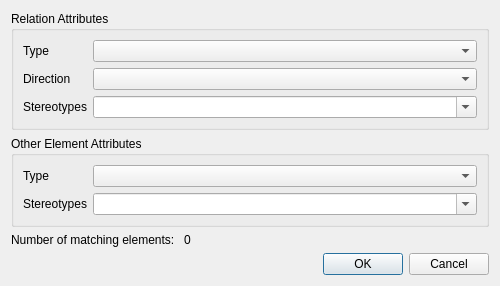
<?xml version="1.0" encoding="UTF-8"?>
<ui version="4.0">
 <class>AddRelatedElementsDialog</class>
 <widget class="QDialog" name="AddRelatedElementsDialog">
  <property name="sizePolicy">
   <sizepolicy hsizetype="MinimumExpanding" vsizetype="Fixed">
    <horstretch>0</horstretch>
    <verstretch>0</verstretch>
   </sizepolicy>
  </property>
  <property name="minimumSize">
   <size>
    <width>500</width>
    <height>0</height>
   </size>
  </property>
  <property name="windowTitle">
   <string>Dialog</string>
  </property>
  <layout class="QVBoxLayout" name="verticalLayout_3">
   <item>
    <widget class="QGroupBox" name="relationBox">
     <property name="title">
      <string>Relation Attributes</string>
     </property>
     <layout class="QVBoxLayout" name="verticalLayout">
      <item>
       <layout class="QFormLayout" name="formLayout">
        <item row="0" column="0">
         <widget class="QLabel" name="RelationTypeLabel">
          <property name="text">
           <string>Type</string>
          </property>
         </widget>
        </item>
        <item row="0" column="1">
         <widget class="QComboBox" name="RelationTypeCombobox"/>
        </item>
        <item row="1" column="0">
         <widget class="QLabel" name="DirectionLabel">
          <property name="text">
           <string>Direction</string>
          </property>
         </widget>
        </item>
        <item row="1" column="1">
         <widget class="QComboBox" name="DirectionCombobox"/>
        </item>
        <item row="2" column="0">
         <widget class="QLabel" name="StereotypesLabel">
          <property name="text">
           <string>Stereotypes</string>
          </property>
         </widget>
        </item>
        <item row="2" column="1">
         <widget class="QComboBox" name="StereotypesCombobox">
          <property name="editable">
           <bool>true</bool>
          </property>
         </widget>
        </item>
       </layout>
      </item>
     </layout>
    </widget>
   </item>
   <item>
    <widget class="QGroupBox" name="elementBox">
     <property name="title">
      <string>Other Element Attributes</string>
     </property>
     <layout class="QVBoxLayout" name="verticalLayout_2">
      <item>
       <layout class="QFormLayout" name="formLayout_2">
        <item row="1" column="0">
         <widget class="QLabel" name="ElementTypeLabel">
          <property name="text">
           <string>Type</string>
          </property>
         </widget>
        </item>
        <item row="2" column="0">
         <widget class="QLabel" name="ElementStereotypesLabel">
          <property name="text">
           <string>Stereotypes</string>
          </property>
         </widget>
        </item>
        <item row="2" column="1">
         <widget class="QComboBox" name="ElementStereotypesCombobox">
          <property name="editable">
           <bool>true</bool>
          </property>
         </widget>
        </item>
        <item row="1" column="1">
         <widget class="QComboBox" name="ElementTypeComboBox">
          <property name="editable">
           <bool>false</bool>
          </property>
         </widget>
        </item>
       </layout>
      </item>
     </layout>
    </widget>
   </item>
   <item>
    <layout class="QFormLayout" name="formLayout_3">
     <item row="0" column="0">
      <widget class="QLabel" name="NumberOfMatchingElementsLabel">
       <property name="text">
        <string>Number of matching elements: </string>
       </property>
      </widget>
     </item>
     <item row="0" column="1">
      <widget class="QLabel" name="NumberOfMatchingElementsValue">
       <property name="text">
        <string>0</string>
       </property>
      </widget>
     </item>
    </layout>
   </item>
   <item>
    <spacer name="verticalSpacer">
     <property name="orientation">
      <enum>Qt::Vertical</enum>
     </property>
     <property name="sizeType">
      <enum>QSizePolicy::MinimumExpanding</enum>
     </property>
     <property name="sizeHint" stdset="0">
      <size>
       <width>0</width>
       <height>0</height>
      </size>
     </property>
    </spacer>
   </item>
   <item>
    <widget class="QDialogButtonBox" name="buttonBox">
     <property name="orientation">
      <enum>Qt::Horizontal</enum>
     </property>
     <property name="standardButtons">
      <set>QDialogButtonBox::Cancel|QDialogButtonBox::Ok</set>
     </property>
    </widget>
   </item>
  </layout>
 </widget>
 <resources/>
 <connections>
  <connection>
   <sender>buttonBox</sender>
   <signal>accepted()</signal>
   <receiver>AddRelatedElementsDialog</receiver>
   <slot>accept()</slot>
   <hints>
    <hint type="sourcelabel">
     <x>248</x>
     <y>254</y>
    </hint>
    <hint type="destinationlabel">
     <x>157</x>
     <y>274</y>
    </hint>
   </hints>
  </connection>
  <connection>
   <sender>buttonBox</sender>
   <signal>rejected()</signal>
   <receiver>AddRelatedElementsDialog</receiver>
   <slot>reject()</slot>
   <hints>
    <hint type="sourcelabel">
     <x>316</x>
     <y>260</y>
    </hint>
    <hint type="destinationlabel">
     <x>286</x>
     <y>274</y>
    </hint>
   </hints>
  </connection>
 </connections>
</ui>
